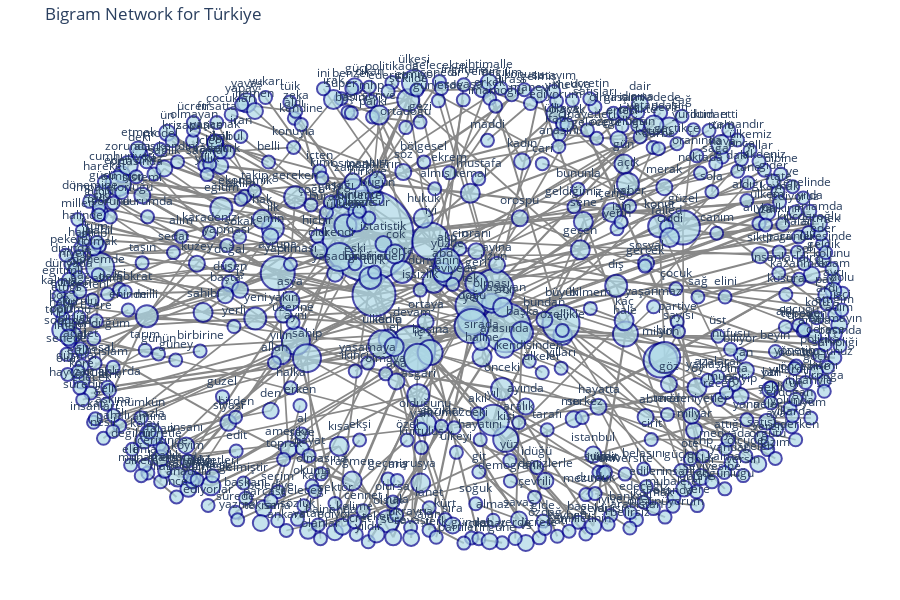

This figure's notebook cell:
### Code cell
# create the network visualization for Turkey only
plot_bigram_network(
    bigram_df=topic_bigrams.get('türkiye', pd.DataFrame(columns=['word1', 'word2', 'count'])),
    n_bigrams=500,
    title="Bigram Network for Türkiye"
)
